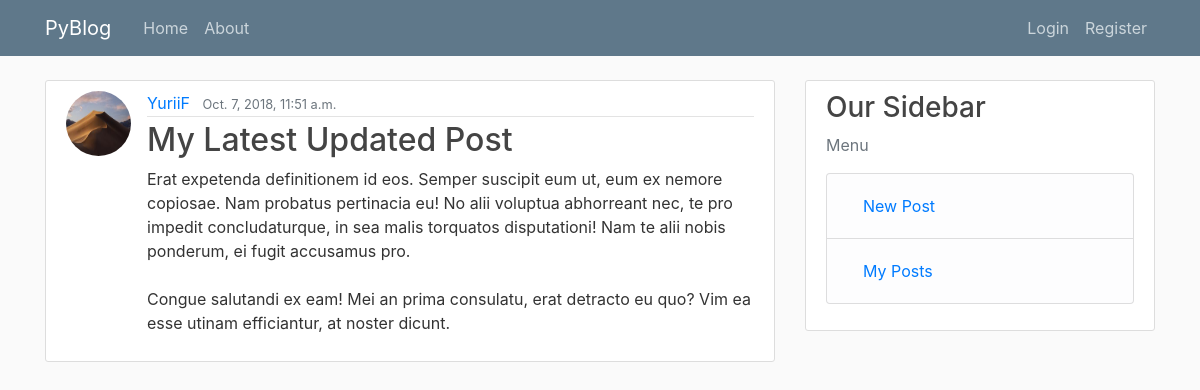
The page /post/26/ on the database its author committed.
### blog/models.py (models this page shows, shortened)
class Post(models.Model):
    title = models.CharField(max_length=100)
    content = models.TextField()
    date_posted = models.DateTimeField(default=timezone.now)
    author = models.ForeignKey(User, on_delete=models.CASCADE) #if the user will be deleted then all his post althou will be deleted

### users/models.py (models this page shows, shortened)
class Profile(models.Model):
	user = models.OneToOneField(User, on_delete=models.CASCADE)
	image = models.ImageField(default='default.jpg', upload_to='profile_pics')

### blog/views.py (the view)
# urls.py: path('post/<int:pk>/', PostDetailView.as_view(), name='post-detail'), # <int:pk> means that we expect primary_key of int
class PostDetailView(DetailView):
	model = Post

### blog/templates/blog/post_detail.html (shortened to what this page needs)
{%extends "blog/base.html"%}
{% block content %}
	<article class="media content-section">
		<img class="rounded-circle article-img" src="{{ object.author.profile.image.url }}" alt="">
	    <div class="media-body">
	        <div class="article-metadata">
	            <a class="mr-2" href="{% url 'user-posts' object.author.username %}">{{ object.author }}</a>
	            <small class="text-muted">{{ object.date_posted }}</small>
	        </div>
	        <h2 class="article-title">{{ object.title }}</h2>
	        <p class="article-content">{{ object.content }}</p>
	    </div>
	</article>
{%endblock content%}

### blog/static/blog/main.css (style rules this page uses)
body { background: #fafafa; color: #333333; margin-top: 5rem; }
h1, h2, h3, h4, h5, h6 { color: #444444; }
.content-section { background: #ffffff; padding: 10px 20px; border: 1px solid #dddddd; border-radius: 3px; margin-bottom: 20px; }
.article-title { color: #444444; }
.article-content { white-space: pre-line; }
.article-img { height: 65px; width: 65px; margin-right: 16px; }
.article-metadata { padding-bottom: 1px; margin-bottom: 4px; border-bottom: 1px solid #e3e3e3 }

### rows shown on the page
Post: author.profile.image (picture), author "YuriiF", date_posted "Oct. 7, 2018, 11:51 a.m.", title "My Latest Updated Post", content "Erat expetenda definitionem id eos. Semper suscipit eum ut, eum ex nemore copiosae. Nam probatus pertinacia eu! No alii voluptua abhorreant nec, te pro impedit concludaturque, in sea malis torquatos disputationi! Nam te alii nobis ponderum, ei fugit accusamus pro. Congue salutandi ex eam! Mei an prima consulatu, erat detracto eu quo? Vim ea esse utinam efficiantur, at noster dicunt."
